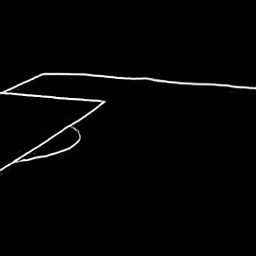
#> input picture OpenCV_trackbar_example/houghlines3.jpg, 256 x 256 px
$ python trackbar_example.py
#> lines starting #> are read from the running program, lines starting #| are printed output that depends on the picture; after the words box and inside, x2 and y2 are one past the last pixel; in counts of white or black regions, pixels touching at a corner belong together
#> further down, img is the input picture: shape (256, 256, 3); min 0, max 255, mean 4.4
import cv2
import numpy as np
from tkinter import *


def update_image(val):
#> called with val = 1
    thresh = cv2.getTrackbarPos('Thresh', title_window)
    rho = cv2.getTrackbarPos('Rho', title_window)
    out = np.copy(img)
    gray = cv2.cvtColor(out, cv2.COLOR_BGR2GRAY)
    lines = cv2.HoughLines(gray, rho, np.pi / 180, thresh)
#> lines = [[69, 1.64], [72, 1.62], [66, 1.66], [63, 1.68], [75, 1.61], [62, 1.69]]

    if lines is not None:
        for line in lines:
            rho, theta = line[0]
            a = np.cos(theta)
            b = np.sin(theta)
            x0 = a * rho
            y0 = b * rho
            x1 = int(x0 + 1000 * (-b))
            y1 = int(y0 + 1000 * (a))
            x2 = int(x0 - 1000 * (-b))
            y2 = int(y0 - 1000 * (a))
            cv2.line(out, (x1, y1), (x2, y2), (0, 0, 255), 2)
#> this loop made 6 passes
#> (rho, theta, a, b, x0, y0, x1, y1) on passes 1 to 6: (69, 1.64, -0.0698, 0.998, -4.81, 68.83, -1002, 0), (72, 1.62, -0.0523, 0.999, -3.77, 71.9, -1002, 19), (66, 1.66, -0.0872, 0.996, -5.75, 65.75, -1001, -21), (63, 1.68, -0.105, 0.995, -6.59, 62.65, -1001, -41), (75, 1.61, -0.0349, 0.999, -2.62, 74.95, -1002, 40), (62, 1.69, -0.122, 0.993, -7.56, 61.54, -1000, -60)
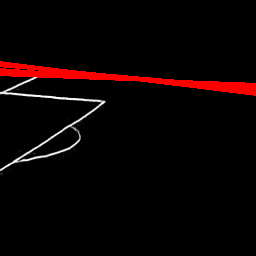
#> out: shape (256, 256, 3); 3.43% of pixels changed, all inside (x1, y1, x2, y2) = (0, 61, 256, 96)
    cv2.imshow(title_window, out)

if __name__ == '__main__':
    initial_thresh = 150
    initial_rho = 1
    title_window = 'Hough Lines Tuning'

    img_file = 'houghlines3.jpg'
    img = cv2.imread(img_file)

    cv2.namedWindow(title_window)
    cv2.createTrackbar('Thresh', title_window, initial_thresh, 300, update_image)
    cv2.createTrackbar('Rho', title_window, initial_rho, 300, update_image)
    update_image(1)

    # Wait until user press some key
    cv2.waitKey()
